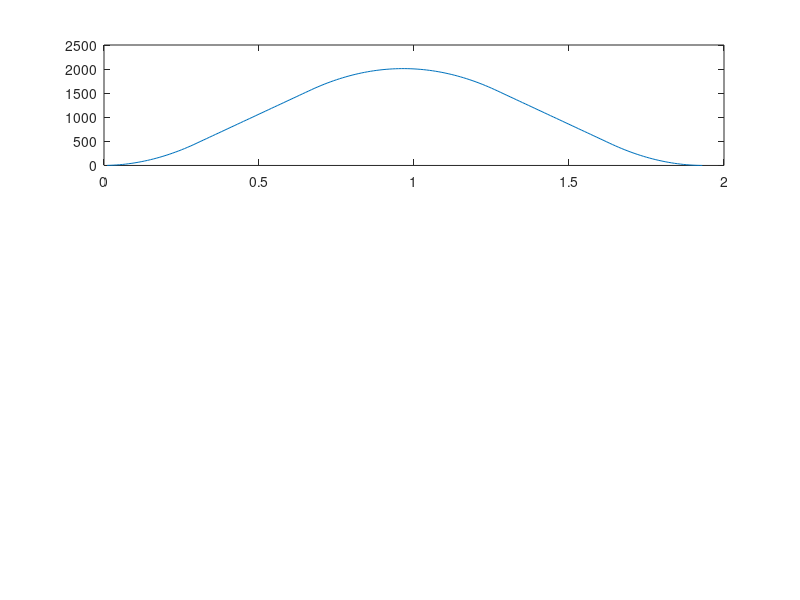

This figure's MATLAB source: (Note: this script raises an error after producing the figure.)
        clear all
        close all

        % Create positions for driving a dc-motor back and forth
        %Parametrar
        StartPos = 0;
        MaxAcc = 10000; % Acceleration
        DeAcc = -10000; % Deacceleration
        MaxSpeed = 3000; % Max Speed
        
        h = 0.01; % SampleTime
        Gear_Reduction = 75/19;
        Encoder = 128;
        Encoder_Counter = 4;
        Nbr_Puls_Per_Turn = Encoder*Encoder_Counter*Gear_Reduction
        EndPos = Nbr_Puls_Per_Turn;
        % Init
        BreakPos=0; 
        Position = StartPos;
        Speed = 0;
        OldSpeed = 0;
        n = 0;

        % Program
        if EndPos > StartPos
            while EndPos > Position && Speed >= 0
           %BreakTime = Speed/MinAcc; % Time for brake [Time = Speed/acc]
           %BreakPos = Breake Time * Speed/2;
            % Calculation
                if Speed < MaxSpeed & (Position  < EndPos + BreakPos)
                    Speed = OldSpeed + MaxAcc * h;
                    BreakPos = Speed*Speed/(2*DeAcc);
                elseif Position  >  EndPos + BreakPos
                    Speed = OldSpeed + DeAcc * h;
                else
                    Speed = MaxSpeed;
                end
                Position = Position + Speed * h;

                % save variable for plotting
                n = n + 1; 
                Pos(n) = Position;
                Sp(n) = Speed;
                Acc(n) = (Speed-OldSpeed)/h;

                % Uppdate OldSpeed
                OldSpeed = Speed;
            end
        end
        %else
        EndPos = 0;
        Speed =0;
            while Position > EndPos && Speed <= 0 
           %BreakTime = Speed/MinAcc; % Time for brake [Time = Speed/acc]
           %BreakPos = Breake Time * Speed/2;
            % Calculation
                if Speed > -MaxSpeed & Position > (EndPos + BreakPos)
                    Speed = (OldSpeed - MaxAcc * h);
                    BreakPos = -Speed*Speed/(2*DeAcc);
                elseif Position < (EndPos + BreakPos)
                    Speed = (OldSpeed - DeAcc * h);
                else
                    Speed = -MaxSpeed;
                end
                Position = Position + Speed * h;

                % save variable for plotting
                n = n + 1; 
                Pos(n) = Position;
                Sp(n) = Speed;
                Acc(n) = (Speed-OldSpeed)/h;

                % Uppdate OldSpeed
                OldSpeed = Speed;
            end            
    %     end

        %Plot
        subplot(3,1,1)
        plot((1:length(Pos))*h,Pos)
 %       axis([0 2.5 -500 5000]);
        legend('Position')
        subplot(3,1,2)
        plot((1:length(Sp))*h,Sp)
  %      axis([0 2.5 0 2300]);
        legend('Speed')
        subplot(3,1,3)
        plot((1:length(Acc))*h,Acc)
   %     axis([0 2.5 -4500 5000]);
        legend('Acceleration')
        xlabel('time [s]');
        
        

fileID = fopen('positions.txt','w');
fprintf(fileID,'%d\n',round(Pos));
fclose(fileID);
        
